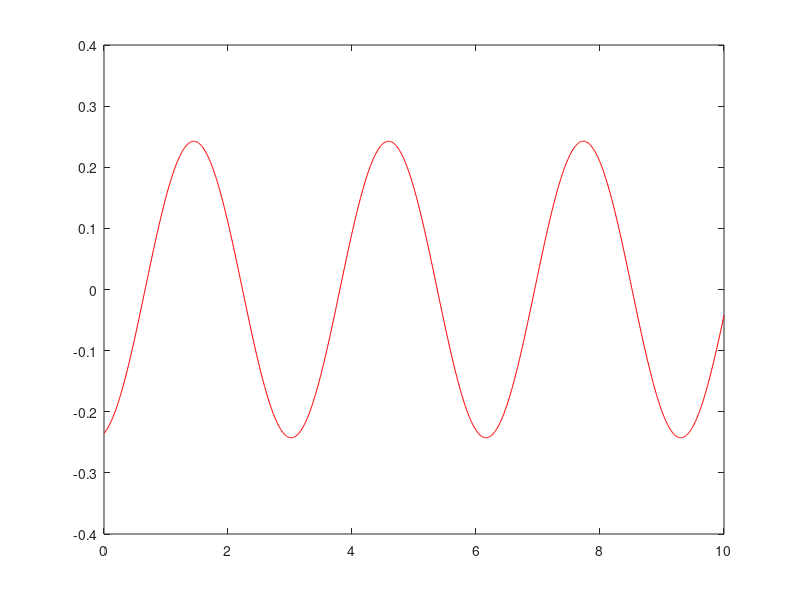
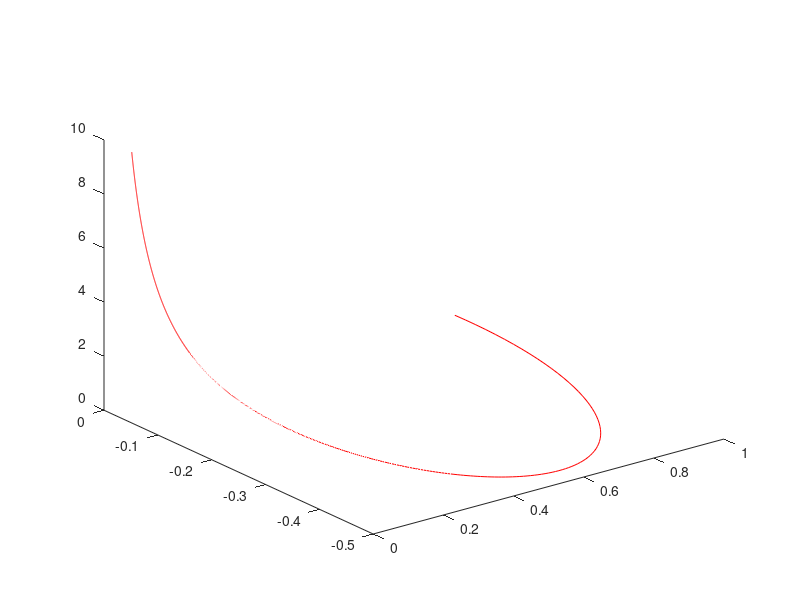
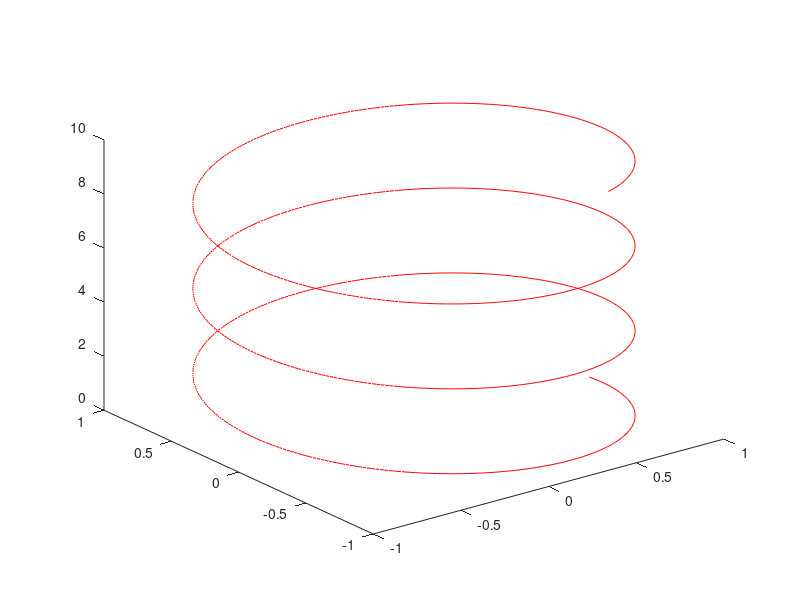
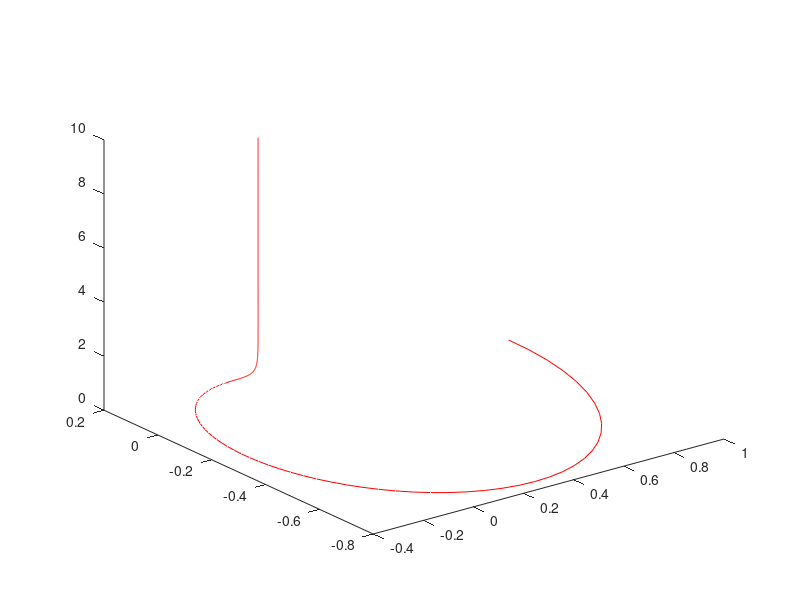

These charts were generated, in order, by the following MATLAB code:
close all;
grid on;
hold on;

T = 2
w = 2
K = 1/(1+T*w*1i)
A = abs(K)
fi = angle(K)

t = 0:0.01:10
x = A*sin(w*t+fi)

sys = tf([0, 1],[T, 1])
lsim(sys, sin(w*t), t)
plot(t,x,'r')



figure(2)
w = 0:0.01:10
K = 1./(1+T*w.*1i)
re = real(K)
im = imag(K)
plot3(re,im,w,'r')

figure(3)
K = exp(-T*w.*1i)
re = real(K)
im = imag(K)
plot3(re,im,w,'r')

figure(4)
w = 0:0.01:10
K = 1./(1+(4*(T*w).*1i)-(6*((T*w).^2))-(4*((T*w).^3)*1i)+((T*w).^4))
re = real(K)
im = imag(K)
plot3(re,im,w,'r')

sys = tf([0, 1],[T, 1]) %inercyjny I
sys2 = tf([0, 1],[T, 4*T, 6*T, 4*T,1]) %inercyjny IV
sys3 = tf([0, 1],[T,1,0]) %calkujacy rzeczywisty

figure(5)
nyquist(sys)

figure(6)
nyquist(sys2)

figure(7)
nyquist(sys3)
